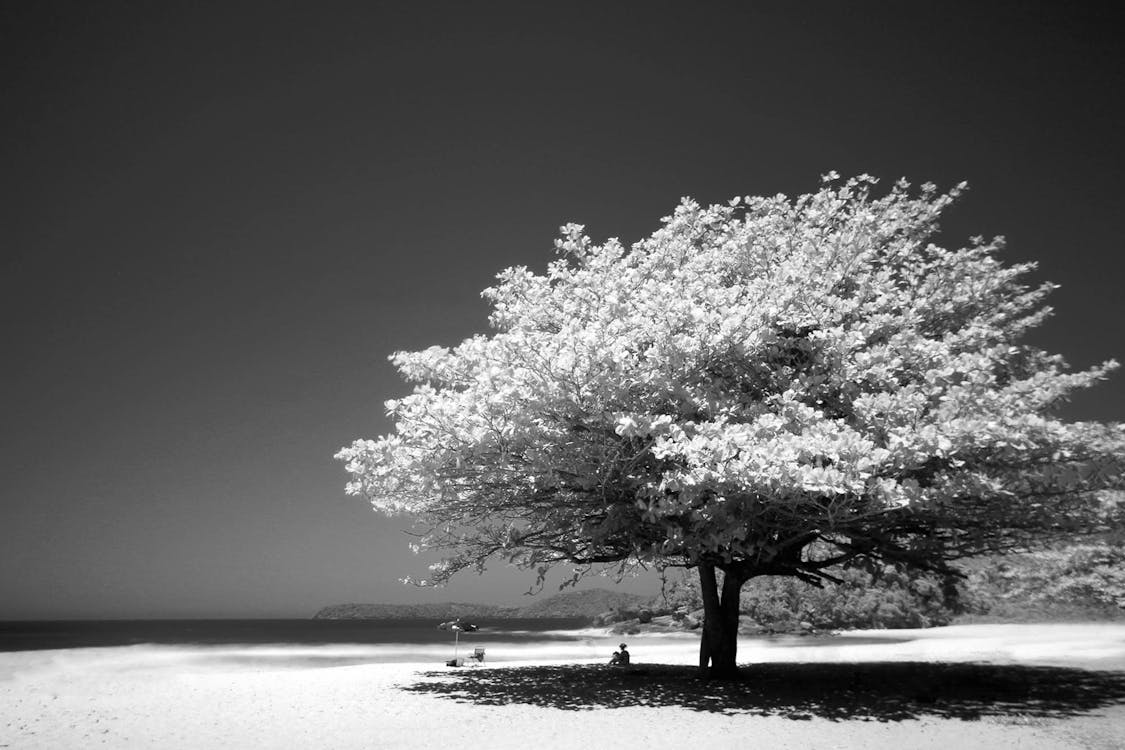
#> input picture image.jpg, 1125 x 750 px
$ jupyter execute Untitled38.ipynb
#> lines starting #> are read from the running program, lines starting #| are printed output that depends on the picture; after the words box and inside, x2 and y2 are one past the last pixel; in counts of white or black regions, pixels touching at a corner belong together
[cell 1]
import cv2
import numpy as np
import matplotlib.pyplot as plt

# Load a grayscale image
image = cv2.imread("image.jpg", cv2.IMREAD_GRAYSCALE)
#> image is the input picture: shape (750, 1125); min 0, max 255, mean 99.6

# Global Thresholding
thresh, global_thresh = cv2.threshold(image, 127, 255, cv2.THRESH_BINARY)
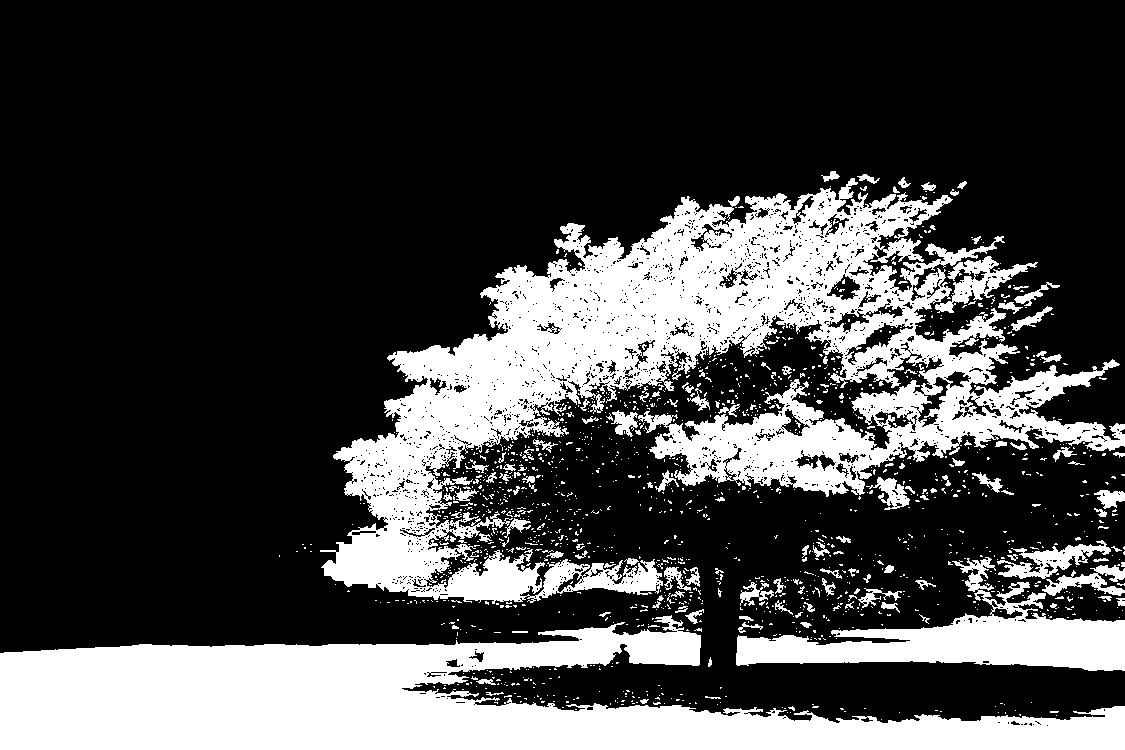
#> global_thresh: shape (750, 1125); 27.1% white; 1485 white regions (1344 under 20 px), largest, box (x1, y1, x2, y2) and area: (320, 178, 1125, 604) 114639, (0, 615, 1125, 750) 79631, (736, 557, 1125, 671) 15754

# Adaptive Thresholding
adaptive_thresh = cv2.adaptiveThreshold(image, 255, cv2.ADAPTIVE_THRESH_GAUSSIAN_C, cv2.THRESH_BINARY, 11, 2)
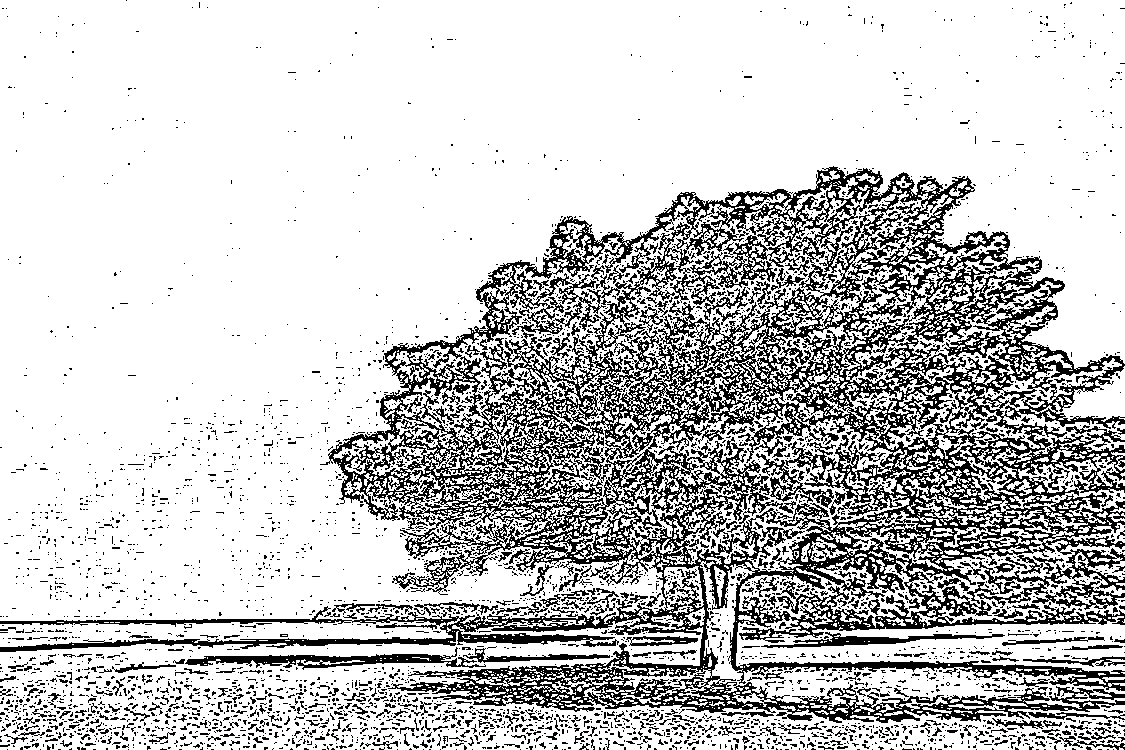
#> adaptive_thresh: shape (750, 1125); 77.9% white; black in thin lines or dots

# Otsu's Thresholding
otsu_thresh, otsu_result = cv2.threshold(image, 0, 255, cv2.THRESH_BINARY + cv2.THRESH_OTSU)
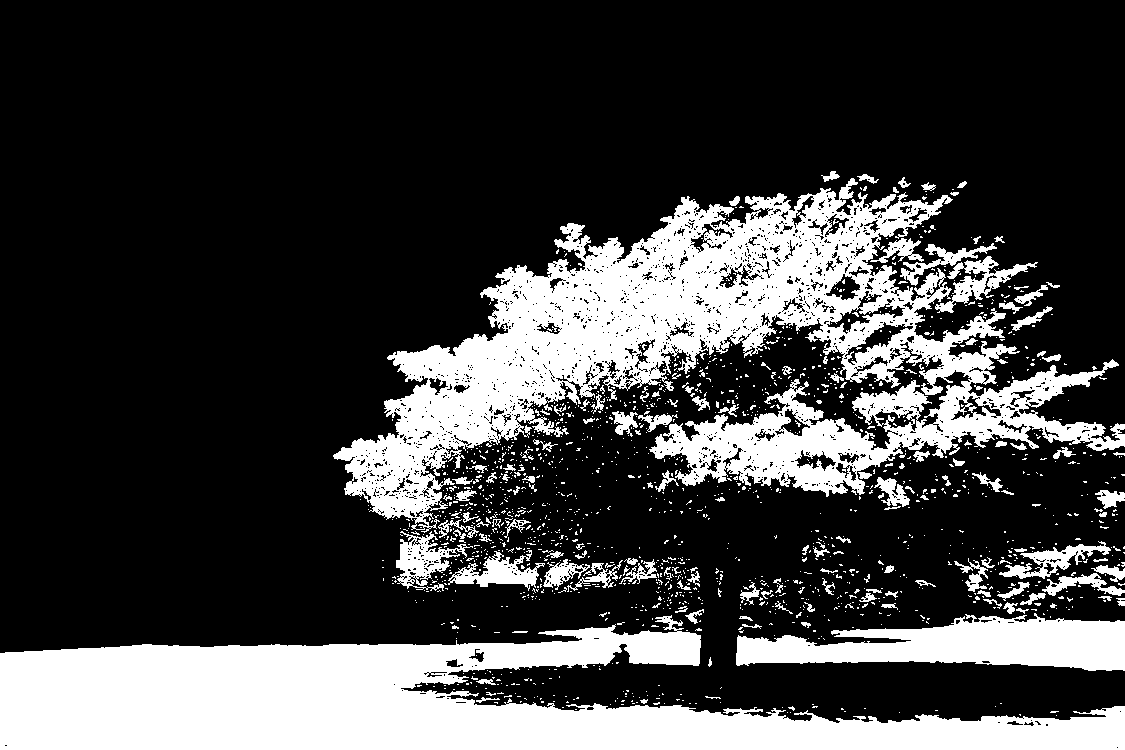
#> otsu_result: shape (750, 1125); 25.2% white; 1596 white regions (1442 under 20 px), largest, box (x1, y1, x2, y2) and area: (333, 178, 1125, 533) 94240, (0, 615, 1125, 750) 79135, (736, 613, 1125, 671) 13974
#> otsu_thresh = 133

$ run again, with Movie recommender system.jpg copied over image.jpg
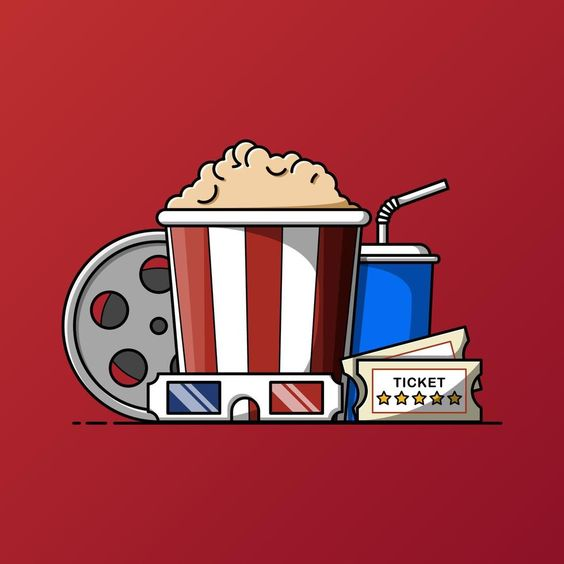
#> input picture Movie recommender system.jpg, 564 x 564 px
#> `thresh, global_thresh = cv2.threshold(image, 127, 255, cv2.THRESH_BINA..`:
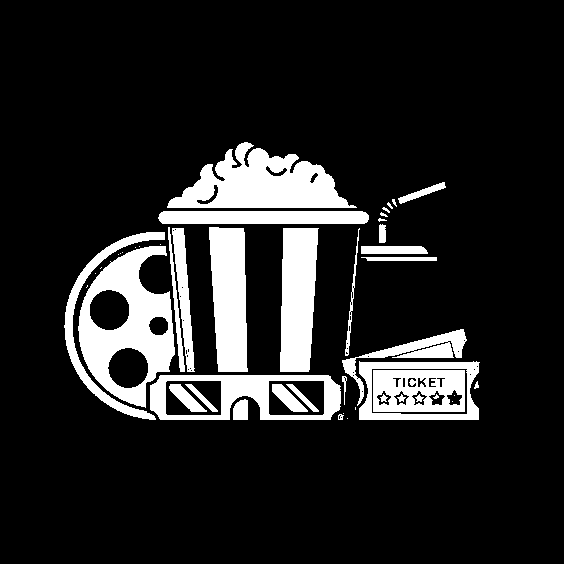
#> global_thresh: shape (564, 564); 14.4% white; 48 white regions (17 under 20 px), largest, box (x1, y1, x2, y2) and area: (78, 246, 175, 408) 7630, (167, 142, 357, 208) 7004, (209, 227, 248, 372) 4709
#> adaptive_thresh: shape (564, 564); 92.3% white; 798 black regions (756 under 20 px), largest, box (x1, y1, x2, y2) and area: (61, 139, 503, 425) 15551, (372, 365, 478, 414) 952, (166, 381, 221, 415) 863
#> `otsu_thresh, otsu_result = cv2.threshold(image, 0, 255, cv2.THRESH_BIN..`:
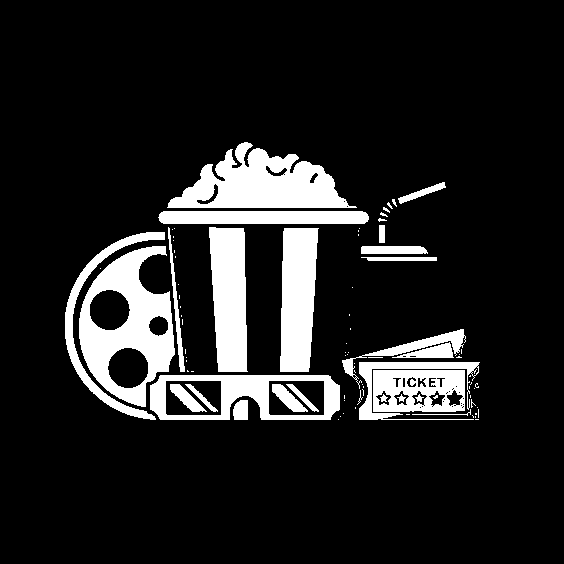
#> otsu_result: shape (564, 564); 13.4% white; 89 white regions (63 under 20 px), largest, box (x1, y1, x2, y2) and area: (79, 246, 175, 407) 7510, (167, 142, 357, 208) 6951, (209, 227, 248, 372) 4689
#> otsu_thresh = 142
